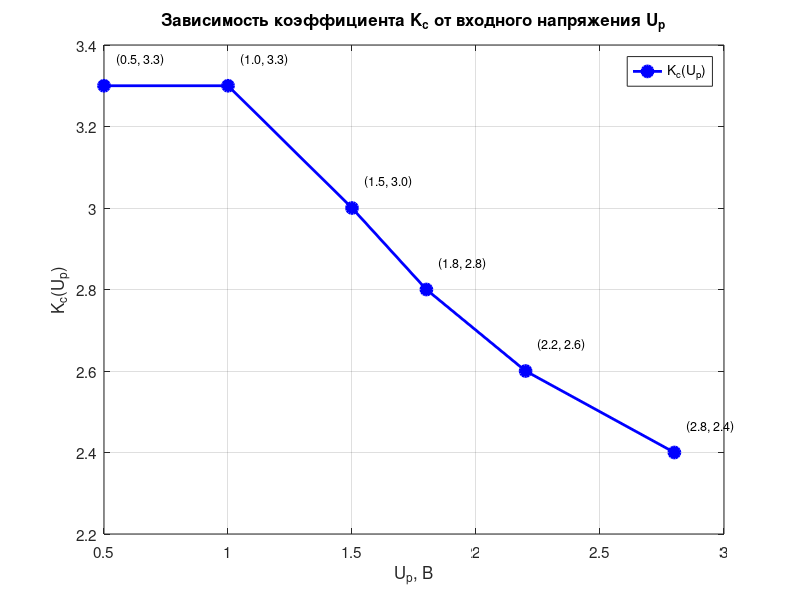

Source code (MATLAB):
% Данные из таблицы
U_p = [0.5, 1.0, 1.5, 1.8, 2.2, 2.8]; % Входное напряжение, В
K_c = [3.3, 3.3, 3.0, 2.8, 2.6, 2.4]; % Коэффициент K_c

% Построение графика
figure; % Создание нового окна для графика
plot(U_p, K_c, 'bo-', 'LineWidth', 2, 'MarkerSize', 8, 'MarkerFaceColor', 'b');
grid on; % Включение сетки

% Подписи осей и заголовок
xlabel('U_p, В', 'FontSize', 12);
ylabel('K_c(U_p)', 'FontSize', 12);
title('Зависимость коэффициента K_c от входного напряжения U_p', 'FontSize', 14);

% Настройка внешнего вида
set(gca, 'FontSize', 11); % Размер шрифта на осях
legend('K_c(U_p)', 'Location', 'northeast'); % Легенда

% Опционально: добавление точек данных с числовыми значениями
for i = 1:length(U_p)
    text(U_p(i) + 0.05, K_c(i) + 0.05, sprintf('(%.1f, %.1f)', U_p(i), K_c(i)), ...
        'FontSize', 9, 'VerticalAlignment', 'bottom', 'HorizontalAlignment', 'left');
end

% Сохранение графика в PNG файл
filename = '27-8.png'; % Имя файла
print(filename, '-dpng', '-r300'); % Сохранить как PNG с разрешением 300 DPI
